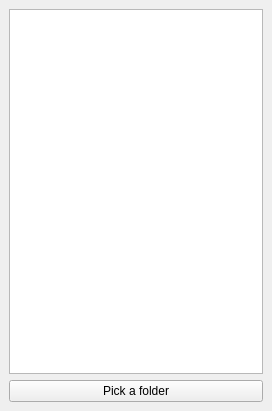
<?xml version="1.0" encoding="UTF-8"?>
<ui version="4.0">
 <class>MainWindow</class>
 <widget class="QMainWindow" name="MainWindow">
  <property name="geometry">
   <rect>
    <x>0</x>
    <y>0</y>
    <width>272</width>
    <height>411</height>
   </rect>
  </property>
  <property name="windowTitle">
   <string>MainWindow</string>
  </property>
  <widget class="QWidget" name="centralwidget">
   <layout class="QVBoxLayout" name="verticalLayout">
    <item>
     <widget class="QListWidget" name="listWidget"/>
    </item>
    <item>
     <widget class="QPushButton" name="btnBrowse">
      <property name="text">
       <string>Pick a folder</string>
      </property>
     </widget>
    </item>
   </layout>
  </widget>
 </widget>
 <resources/>
 <connections/>
</ui>
